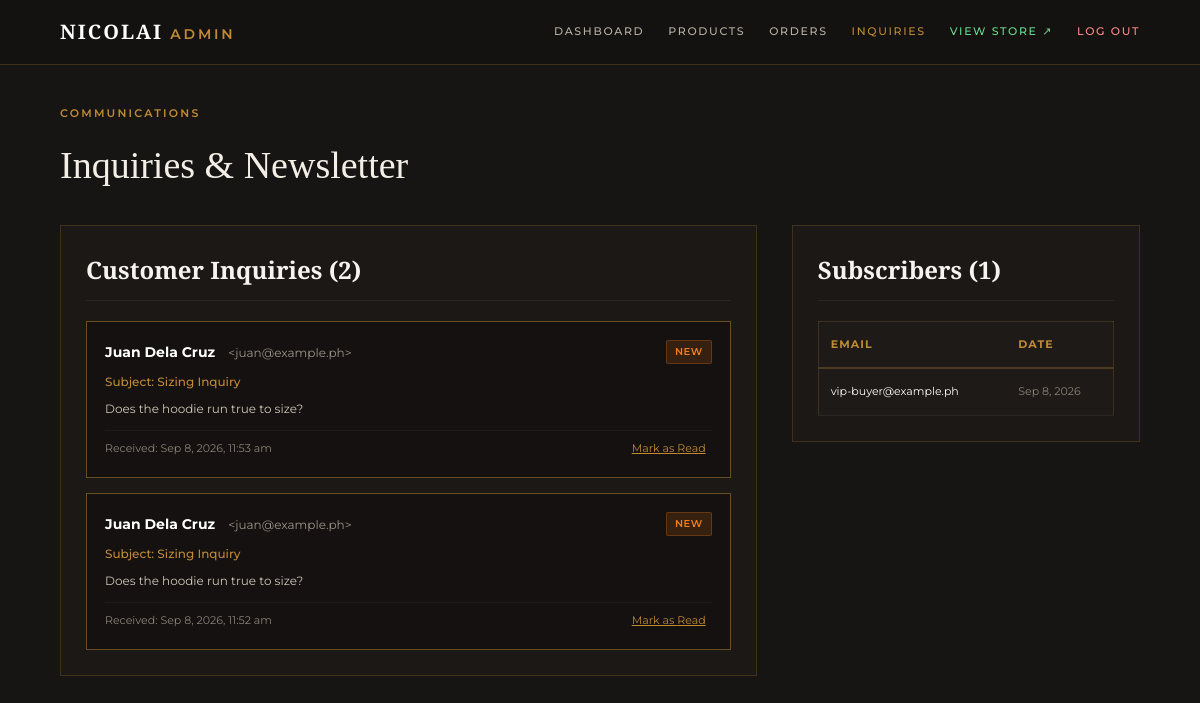
Page /admin/messages.php (signed in) on the committed database.
### tables this page shows
CREATE TABLE `contact_messages` (
  `id` int(11) NOT NULL AUTO_INCREMENT,
  `name` varchar(100) NOT NULL,
  `email` varchar(191) NOT NULL,
  `subject` varchar(200) NOT NULL,
  `message` text NOT NULL,
  `status` enum('New','Read','Replied') NOT NULL DEFAULT 'New',
  `created_at` datetime NOT NULL DEFAULT current_timestamp(),
  PRIMARY KEY (`id`)
);

CREATE TABLE `newsletter_subscribers` (
  `id` int(11) NOT NULL AUTO_INCREMENT,
  `email` varchar(191) NOT NULL,
  `created_at` datetime NOT NULL DEFAULT current_timestamp(),
  PRIMARY KEY (`id`),
  UNIQUE KEY `email` (`email`)
);

### function.php (called while the page is built, shortened)
<?php
function e(?string $value): string {
    return htmlspecialchars((string)$value, ENT_QUOTES, 'UTF-8');
}

### admin/messages.php (the view, shortened to what this page needs)
<?php
require __DIR__ . '/includes/admin_header.php';
$pdo = get_db();
$messages = $pdo->query("SELECT * FROM `contact_messages` ORDER BY `created_at` DESC")->fetchAll();
$subscribers = $pdo->query("SELECT * FROM `newsletter_subscribers` ORDER BY `created_at` DESC")->fetchAll();
?>
<div style="margin-bottom: 30px;">
  <p class="eyebrow" style="color: var(--gold); letter-spacing: 0.2em; font-size: 11px;">COMMUNICATIONS</p>
  <h1 style="font-family: 'Cormorant Garamond', serif; font-size: 38px; margin: 6px 0 0; font-weight: 500;">Inquiries &amp; Newsletter</h1>
</div>
<div style="display: grid; grid-template-columns: 2fr 1fr; gap: 35px; align-items: start;">
  <div style="background: rgba(30, 27, 24, 0.7); border: 1px solid rgba(193, 138, 53, 0.22); padding: 25px;">
    <h3 style="font-family: 'Cormorant Garamond', serif; font-size: 24px; margin-top: 0; margin-bottom: 20px; color: #f6f4ef; border-bottom: 1px solid rgba(255,255,255,0.06); padding-bottom: 10px;">
      Customer Inquiries (<?= count($messages) ?>)
    </h3>
    <?php if (empty($messages)): ?>
      <p style="color: #9c9489; text-align: center; padding: 30px;">No messages received yet.</p>
    <?php else: ?>
      <div style="display: flex; flex-direction: column; gap: 15px;">
        <?php foreach ($messages as $msg): ?>
          <div style="background: rgba(15,13,12,0.6); border: 1px solid <?= $msg['status'] === 'New' ? 'rgba(193,138,53,0.5)' : 'rgba(255,255,255,0.06)' ?>; padding: 18px;">
            <div style="display: flex; justify-content: space-between; align-items: center; margin-bottom: 8px;">
              <div>
                <strong style="color: #fff; font-size: 14px;"><?= e($msg['name']) ?></strong>
                <span style="color: #9c9489; font-size: 12px; margin-left: 10px;">&lt;<?= e($msg['email']) ?>&gt;</span>
              </div>
              <span class="badge <?= $msg['status'] === 'New' ? 'badge-pending' : 'badge-delivered' ?>">
                <?= strtoupper(e($msg['status'])) ?>
              </span>
            </div>
            <div style="font-size: 12px; color: var(--gold); font-weight: 500; margin-bottom: 8px;">
              Subject: <?= e($msg['subject']) ?>
            </div>
            <p style="font-size: 12px; color: #cfc6b7; line-height: 1.6; margin: 0 0 12px; white-space: pre-wrap;"><?= e($msg['message']) ?></p>
            <div style="display: flex; justify-content: space-between; align-items: center; border-top: 1px solid rgba(255,255,255,0.04); padding-top: 8px; font-size: 11px; color: #8a8277;">
              <span>Received: <?= date('M j, Y, g:i a', strtotime($msg['created_at'])) ?></span>
              <form method="post" style="margin: 0;">
                <button type="submit" style="background: none; border: none; color: var(--gold); cursor: pointer; text-decoration: underline; font-size: 11px;">
                  Mark as <?= $msg['status'] === 'New' ? 'Read' : 'New' ?>
                </button>
              </form>
            </div>
          </div>
        <?php endforeach; ?>
      </div>
    <?php endif; ?>
  </div>
  <div style="background: rgba(30, 27, 24, 0.7); border: 1px solid rgba(193, 138, 53, 0.22); padding: 25px;">
    <h3 style="font-family: 'Cormorant Garamond', serif; font-size: 24px; margin-top: 0; margin-bottom: 20px; color: #f6f4ef; border-bottom: 1px solid rgba(255,255,255,0.06); padding-bottom: 10px;">
      Subscribers (<?= count($subscribers) ?>)
    </h3>
    <?php if (empty($subscribers)): ?>
      <p style="color: #9c9489; text-align: center; padding: 20px;">No subscribers yet.</p>
    <?php else: ?>
      <div style="max-height: 500px; overflow-y: auto;">
        <table class="admin-table" style="font-size: 11px;">
          <thead>
            <tr>
              <th>EMAIL</th>
              <th>DATE</th>
            </tr>
          </thead>
          <tbody>
            <?php foreach ($subscribers as $sub): ?>
              <tr>
                <td style="color: #fff;"><?= e($sub['email']) ?></td>
                <td style="color: #8a8277;"><?= date('M j, Y', strtotime($sub['created_at'])) ?></td>
              </tr>
            <?php endforeach; ?>
          </tbody>
        </table>
      </div>
    <?php endif; ?>
  </div>
</div>
</main>
</body>
</html>

### css/style.css (style rules this page uses)
:root { --ink:#171513;--ink2:#211d19;--paper:#f3efe7;--line:#b9ad9b;--gold:#c18a35;--muted:#9e968b;--cream:#ded5c5;--max:1280px }
* { box-sizing:border-box }
html { scroll-behavior:smooth }
body { margin:0;background:var(--paper);color:var(--ink);font-family:Montserrat,Arial,sans-serif;font-size:12px;line-height:1.6 }
button,input,textarea { font:inherit }
button { cursor:pointer }
.eyebrow { font-size:9px;letter-spacing:.3em;color:var(--gold);margin:0 0 12px;font-weight:600 }

### admin/includes/admin_header.php (style rules this page uses)
.admin-shell { min-height: 100vh; background-color: var(--ink); color: var(--paper); display: flex; flex-direction: column; }
.admin-table { width: 100%; border-collapse: collapse; font-size: 12px; text-align: left; background: rgba(30, 27, 24, 0.75); border: 1px solid rgba(193, 138, 53, 0.2); }
.admin-table th { padding: 14px 12px; border-bottom: 2px solid rgba(193, 138, 53, 0.3); color: var(--gold); font-size: 11px; letter-spacing: 0.1em; }
.admin-table td { padding: 14px 12px; border-bottom: 1px solid rgba(255, 255, 255, 0.06); color: #cfc6b7; }
.badge { display: inline-block; padding: 3px 8px; border-radius: 2px; font-size: 10px; font-weight: 600; letter-spacing: 0.05em; }
.badge-pending { background: rgba(245, 127, 23, 0.15); color: #f57f17; border: 1px solid #f57f1740; }

### rows in the picture
contact_messages: name "Juan Dela Cruz", email "juan@example.ph", status "NEW", subject "Sizing Inquiry", message "Does the hoodie run true to size?", created_at "Sep 8, 2026, 11:53 am", shows "Read"
contact_messages: name "Juan Dela Cruz", email "juan@example.ph", status "NEW", subject "Sizing Inquiry", message "Does the hoodie run true to size?", created_at "Sep 8, 2026, 11:52 am", shows "Read"
newsletter_subscribers: email "vip-buyer@example.ph", created_at "Sep 8, 2026"

### other values in the picture
count($messages) "2"
count($subscribers) "1"
